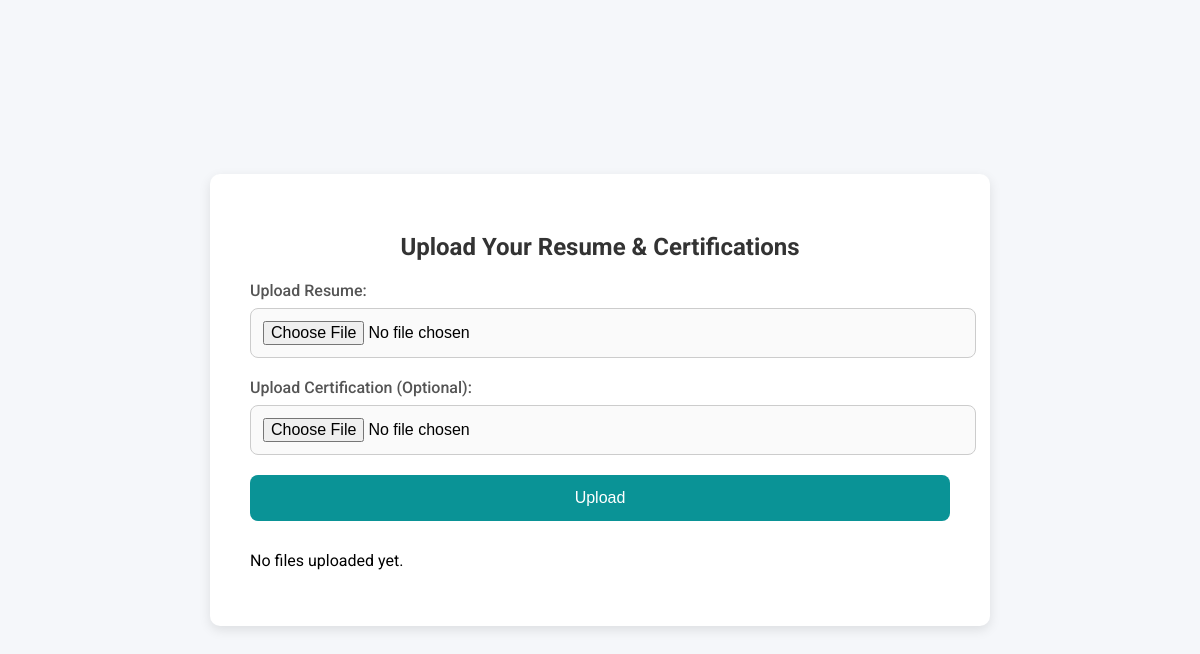
/user/resume_certifications (signed in), run on an earlier commit of the app's database.
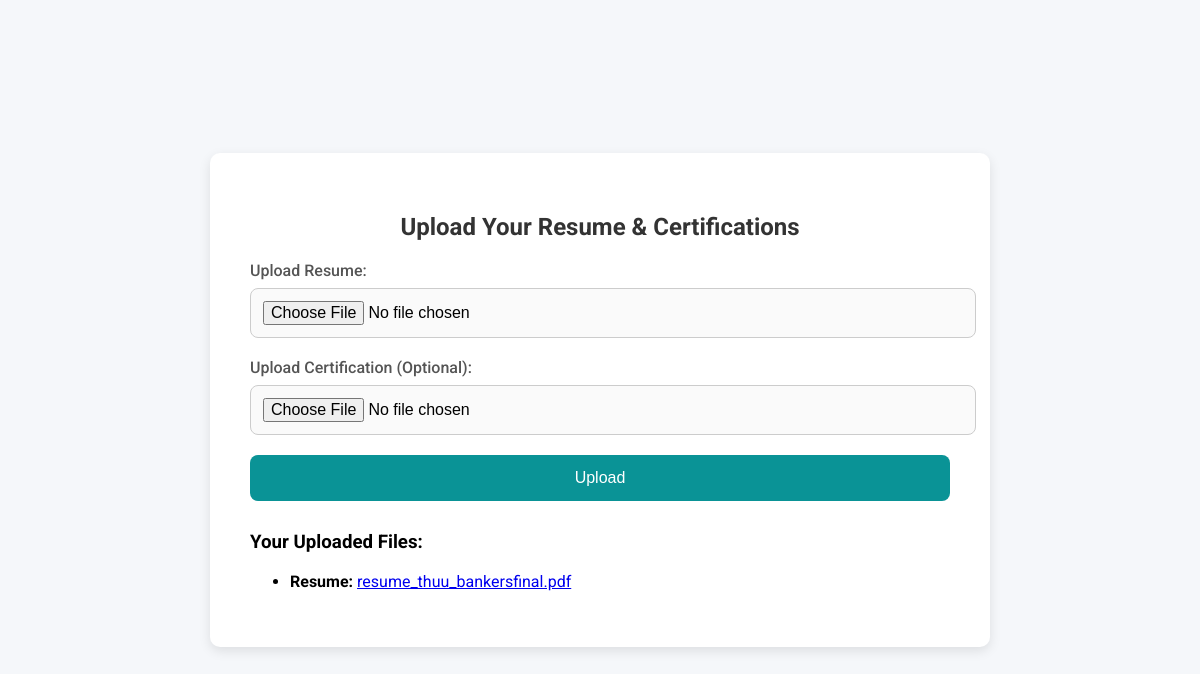
And on a later commit of the database.
### models.py (models this page shows, shortened)
class ResumeCertification(db.Model):
    __tablename__ = 'resume_certifications'
    id = db.Column(db.Integer, primary_key=True)
    user_id = db.Column(db.Integer, db.ForeignKey('users.id'), nullable=False)
    resume_path = db.Column(db.String(255), nullable=True)  # Path to the resume file
    certification_path = db.Column(db.String(255), nullable=True)  # Path to the certification file
    uploaded_at = db.Column(db.DateTime, default=db.func.current_timestamp())  # Upload timestamp
    user = db.relationship('User', backref=db.backref('resume_certifications', lazy=True))

### user.py (the view, shortened to what this page needs)
@user_blueprint.route('/resume_certifications', methods=['GET', 'POST'])
def resume_certifications():
    user_id = session.get('user_id')
    if not user_id:
        flash('You need to log in to access this page.', 'error')
        return redirect(url_for('login'))  # Adjust as needed
    user = User.query.get(user_id)
    if not user:
        flash('User not found.', 'error')
        return redirect(url_for('login'))  # Adjust as needed
    resume_certifications = ResumeCertification.query.filter_by(user_id=user_id).all()
    return render_template(
        'resume_certifications.html',
        resume_certifications=resume_certifications
    )

### templates/resume_certifications.html (shortened to what this page needs)
<!DOCTYPE html>
<html lang="en">
<head>
    <link rel="stylesheet" href="https://cdnjs.cloudflare.com/ajax/libs/font-awesome/6.0.0-beta3/css/all.min.css">
</head>
<body>
    <div class="container">
        <h2>Upload Your Resume & Certifications</h2>
        <form action="{{ url_for('user.resume_certifications') }}" method="POST" enctype="multipart/form-data">
            <div class="form-group">
                <label for="resume">Upload Resume:</label>
                <input type="file" name="resume" id="resume" required>
            </div>
            <div class="form-group">
                <label for="certification">Upload Certification (Optional):</label>
                <input type="file" name="certification" id="certification">
            </div>
            <button type="submit">Upload</button>
        </form>
        <div class="file-list">
            {% if resume_certifications %}
                <h3>Your Uploaded Files:</h3>
                <ul>
                    {% for resume_cert in resume_certifications %}
                        {% if resume_cert.resume_path %}
                            <li>
                                <strong>Resume:</strong>
                                <a href="{{ url_for('static', filename=resume_cert.resume_path.split('static/')[1]) }}" target="_blank">
                                    {{ resume_cert.resume_path.split('/')[-1] }}
                                </a>
                            </li>
                        {% endif %}
                    {% endfor %}
                </ul>
            {% else %}
                <p>No files uploaded yet.</p>
            {% endif %}
        </div>
</body>
</html>

### templates/resume_certifications.html (style rules this page uses)
body { font-family: 'Roboto', sans-serif; background-color: #f5f7fa; margin: 0; padding: 0; display: flex; justify-content: center; align-items: center; height: 100vh; }
.container { background-color: #ffffff; padding: 40px; border-radius: 10px; box-shadow: 0 4px 12px rgba(0, 0, 0, 0.1); width: 100%; max-width: 700px; }
h2 { text-align: center; font-size: 24px; color: #333; margin-bottom: 20px; }
.form-group { margin-bottom: 20px; }
.form-group label { display: block; font-weight: 500; color: #555; margin-bottom: 8px; }
.form-group input[type="file"] { width: 100%; padding: 12px; font-size: 16px; border: 1px solid #ccc; border-radius: 8px; background-color: #fafafa; transition: border-color 0.3s ease; }
button[type="submit"] { width: 100%; padding: 14px; font-size: 16px; background-color: #0a9396; color: white; border: none; border-radius: 8px; cursor: pointer; transition: background-color 0.3s ease; }
.file-list { margin-top: 30px; }

What changed in the data, as far as the page shows it:
added ResumeCertification: resume_path "resume_thuu_bankersfinal.pdf"
Also different on the page:
text no longer shown: "No files uploaded yet."
text now shown: "Your Uploaded Files:"
